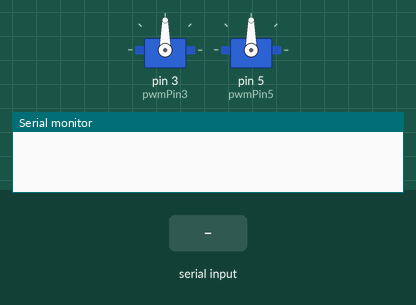
Simulated run of this sketch. Board: Arduino Uno, built with avr-gcc and run on an emulated ATmega328P. On the bench: 2 × servo, the last lines printed to the serial monitor. The test bench sets the inputs (shaded band).

Above: at 1.2 s.
1.3 s: "*" received over Serial
At 2.3 s:
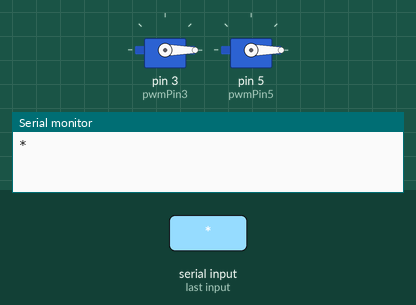
Timing chart, 0 to 4.3 s (numbered marks = the images above; inputs shaded):
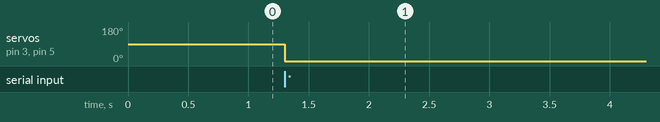

Measured:
- after the input at 1.3 s, servo on pin 3 (pwmPin3), servo on pin 5 (pwmPin5): 90° → 0° at once

The sketch:

servo.ino
```cpp
#include<Servo.h>
Servo servo3;
Servo servo5;
const int pwmPin3=3; // Un servo se conecta al pin 3
const int pwmPin5=5;
char val;
String palabra;
String angulo_1;
String angulo_2;
int k1;
int k2;

void setup() {
  // put your setup code here, to run once:
  Serial.begin(9600);
  pinMode(pwmPin3,OUTPUT);
  pinMode(pwmPin5,OUTPUT);
  servo3.attach(pwmPin3);
  servo5.attach(pwmPin5);
}

void loop() {
  // put your main code here, to run repeatedly:
  if(Serial.available())
  {
    val=Serial.read();
    palabra=palabra+val;
    if(val=='*'){
      Serial.println(palabra);
      k1=palabra.indexOf(',');
      angulo_1=palabra.substring(0,k1);
      k2=palabra.indexOf(',',k1+1);
      angulo_2=palabra.substring(k1+1,k2);
      servo3.write(angulo_1.toInt());
      servo5.write(angulo_2.toInt());
      palabra="";
    }
  }
}
```
